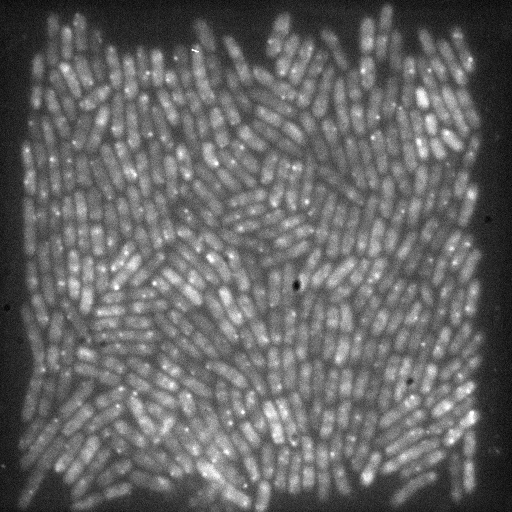
%> input picture test.tiff, 512 x 512 px
$ octave --eval "result = SMT_waveletFilt(imread('test.tiff'));"   (GNU Octave 9; MATLAB toolbox functions it lacks are replaced by stand-ins)
%> lines starting %> are read from the running program, lines starting %| are printed output that depends on the picture
### SMT_getWaveletNoiseLevels.m
function sigmaNoise = SMT_getWaveletNoiseLevels(I, varargin)
%% sigmaNoise=SMT_getWaveletNoiseLevels(I, varargin)
%
% Estimates the wavelet planes noise levels for the coefficients. It
% is possible to make use of three different methods.
%
% Input:
% I               : The data that should be operated on.
%
% Output:
% An [1, levels] array, with the corresponding significant noise levels.
%
% options:
% 'Levels'        : followed by the number of wavelet planes to use.
%                   Default value is 3.
% 'Display'       : if given, the wavelets are displayed in individual plots.
% 'simNoise'      : if given, the significance level is determined from
%                   simulated gaussian noise (Starck et al 1995).
% 'noiseROI'      : Uses a subimage for the noise estiamation,
%                   followed by a [y1, y2, x1, x2] array for the ROI.
% 'autoDetectColony'    : as noiseROI but automatically identifies a dense
%                   bacterial colony to use for noise estimation.
%
%

%% copyright notice
%%%%%%%%%%%%%%%%%%%%%%%%%%%%%%%%%%%%%%%%%%%%%%%%%%%%%%%%%%%%%%%%%%%%%%%%%%%
% SMT_getWaveletNoiseLevels.m, Estimates the noise levels in wavelets
% =========================================================================
%
% Copyright (C) 2012 Fredrik Persson
%
% E-mail: freddie.persson@gmail.com
%%%%%%%%%%%%%%%%%%%%%%%%%%%%%%%%%%%%%%%%%%%%%%%%%%%%%%%%%%%%%%%%%%%%%%%%%%%
% This program is free software: you can redistribute it and/or modify it
% under the terms of the GNU General Public License as published by the
% Free Software Foundation, either version 3 of the License, or any later
% version.
% This program is distributed in the hope that it will be useful, but
% WITHOUT ANY WARRANTY; without even the implied warranty of
% MERCHANTABILITY or FITNESS FOR A PARTICULAR PURPOSE. See the GNU General
% Public License for more details.
%
% You should have received a copy of the GNU General Public License along
% with this program. If not, see <http://www.gnu.org/licenses/>.

%% parse input
extraArgs_AT = {''};
levels = 3;
do_simNoise = false;
do_noiseROI = false;
do_autoDetectColony = false;

if(nargin>1)        % parse options
    kmax = nargin;   % stopping criterion
    if iscell(varargin{1})
        varargin = varargin{1};     % fulhack
%> varargin = {''}
        kmax = length(varargin)+1;
%> kmax = 2
    end
    % argument counter
    k = 1;
    while(k<kmax)
        option=varargin{k};
        if(strcmpi(option,'Display'))
            extraArgs_AT{end+1} = option;
            k=k+1;
        elseif(strcmpi(option,''))     % fulhack

            k=k+1;
        elseif(strcmpi(option,'simNoise'))
            do_simNoise = true;
            k=k+1;
        elseif(strcmpi(option,'autoDetectColony'))
            do_autoDetectColony = true;
            k=k+1;
        elseif(strcmpi(option,'Levels'))
            if(~isempty(varargin{k+1}))
                extraArgs_AT{end+1} = option;
                levels = varargin{k+1};
                extraArgs_AT{end+1} = levels;
                if(~isnumeric(levels) || levels<=2 || levels~=round(levels))
                    error('SMT_getSignWaveletLevels: Levels option must be followed by a positive integer larger than 2.')
                end
            end
            k=k+2;
        elseif(strcmpi(option,'noiseROI'))
            if(~isempty(varargin{k+1}))
                do_noiseROI = true;
                noiseROI = varargin{k+1};
                if(~isnumeric(noiseROI) | length(noiseROI)~=4 | noiseROI~=round(noiseROI))
                    error('SMT_getSignWaveletLevels: noiseROI option must be followed by a positive integer array of length 4.')
                end
            end
            k=k+2;
        else
            error(['SMT_getSignWaveletLevels: option ' option ' not recognized.'])
        end
    end
%> this loop made 1 pass
%> (option, k) on pass 1: ('', 2)
%> after the loop, do_autoDetectColony = false; do_noiseROI = false; do_simNoise = false; extraArgs_AT = {''}; levels = 3
end

%% start of actual code

% Get the wavelet planes
if do_noiseROI
    WP = SMT_ATrous(I(noiseROI(1):noiseROI(2), noiseROI(3):noiseROI(4)), extraArgs_AT);
else
    WP = SMT_ATrous(I, extraArgs_AT);
end

if do_autoDetectColony
    mask = getColony(I);
    ind = find(mask);
end

% Calculate the noise behaviour at each resolution level (can also be
% approximated with std2(WP(:, :, 1)) or std2(WP(:, :, n))/0.67). [Starck et al, "Multiresolution support
% applied to image filtering and restoration", (1995); Olivo-Marin (2002)]

if do_simNoise   %(Starck et al 1995)
    sigmaNoise = ones(1, levels);
    noise = randn(512);
    noiseWP = SMT_ATrous(noise, extraArgs_AT);
    sigmaI = std2(I);
    for ind = 1:levels
        sigmaNoise(ind) = std2(noiseWP(:, :, ind))*sigmaI;
    end
end

    %% alternative where MAD/0.67 is used (Olivo-Marin 2002, Sadler, Swami, IEEE inf theory 1999)
    sigmaNoise = ones(1, levels);
    for i = 1:levels
        waveletplane = WP(:, :, i);
        if do_autoDetectColony
            sigmaNoise(i) = median(abs(waveletplane(ind) - median(waveletplane(ind))))/0.67;
        else
            sigmaNoise(i) = median(abs(waveletplane(:) - median(waveletplane(:))))/0.67;
        end
    end

end

### SMT_ATrous.m
function WP=SMT_ATrous(I, varargin)
%% WP=SMT_ATrous(I, varargin)
%
% Applies the A Trous wavelet transform and gives the 'levels' first wavelets
% from the image I. This wavelet acts by applying a smoothing filter (often gaussian)
% on the image and the 1st wavelet plane is the difference the original image
% and the first smoothed image. Then the smoothed image is filtered by an even
% coarser smoothing filter etc.
% For more reading consult:
% J.-L. Starck, F. Murtagh, A. Bijaoui, "Multiresolution Support Applied to
% Image Filtering and Restoration", Graph. Models Image Process, 57:5 (1995)
% J.-C. Olivo-M-Marin, "Extraction of spots in biological images using
% multiscale products", Pattern Recognition, 35 (2002).
%
% Input:
% I               : The image that should be operated on.
%
% Output:
% An [m,n,levels+1], where [m, n]=size(I). The levels+1 image plane
% is the last smoothed image.
%
% options:
% 'Levels'        : followed by the number of wavelet planes to calculate.
%                   Default value is 3.
% 'Display'       : if given, the wavelets are displayed in individual plots.
%

%% copyright notice
%%%%%%%%%%%%%%%%%%%%%%%%%%%%%%%%%%%%%%%%%%%%%%%%%%%%%%%%%%%%%%%%%%%%%%%%%%%
% SMT_ATrous.m, Performs the A Trous wavelet transform
% =========================================================================
%
% Copyright (C) 2012 Fredrik Persson
%
% E-mail: freddie.persson@gmail.com
%%%%%%%%%%%%%%%%%%%%%%%%%%%%%%%%%%%%%%%%%%%%%%%%%%%%%%%%%%%%%%%%%%%%%%%%%%%
% This program is free software: you can redistribute it and/or modify it
% under the terms of the GNU General Public License as published by the
% Free Software Foundation, either version 3 of the License, or any later
% version.
% This program is distributed in the hope that it will be useful, but
% WITHOUT ANY WARRANTY; without even the implied warranty of
% MERCHANTABILITY or FITNESS FOR A PARTICULAR PURPOSE. See the GNU General
% Public License for more details.
%
% You should have received a copy of the GNU General Public License along
% with this program. If not, see <http://www.gnu.org/licenses/>.


%% read options
levels = 3;
do_display = false;

if(nargin>1)        % parse options
    kmax = nargin;   % stopping criterion
    if iscell(varargin{1})
        varargin = varargin{1};     % fulhack
%> varargin = {''}
        kmax = length(varargin)+1;
%> kmax = 2
    end
    % argument counter
    k = 1;
    while(k<kmax)
        option=varargin{k};
        if(strcmpi(option,'Display'))
            do_display = true;
            k=k+1;
        elseif(strcmpi(option,''))     % fulhack

            k=k+1;
        elseif(strcmpi(option,'Levels'))
            if(~isempty(varargin{k+1}))
                levels=varargin{k+1};
                if(~isnumeric(levels) || levels<=2 || levels~=round(levels))
                    error('SMT_ATrous: Levels option must be followed by a positive integer larger than 2.')
                end
            end
            k=k+2;
        else
            error(['SMT_ATrous: option ' option ' not recognized.'])
        end
    end
%> after the loop, do_display = false; levels = 3
end

%% define variables

[m, n] = size(I);


originalImg = I;
lastImg = I;
img = I;
WP = zeros(m, n, levels + 1);
%> WP: size 512x512x4 double; every value is 0
baseKernel = (1/16)*[1 4 6 4 1];
kernel = [];


%% Make the wavelet planes

if do_display
    figure('Name', ['Wavelet planes']);
end

for ind=1:levels
    if ind>1
        kernel = zeros(1,2*length(kernel)-1);
        kernel(1:2^(ind-1):end) = baseKernel;
    else
        kernel = baseKernel;
    end

    % Pad the matrix before to avoid zero-padding
    pad = (length(kernel)-1)/2;
    lastImgPad = padarray(lastImg, [pad, pad], 'replicate');

    img = conv2(kernel, kernel, lastImgPad, 'valid');

    waveletPlane = double(lastImg)-double(img);

    if do_display
        subplot(1, levels, ind);
        imagesc(waveletPlane);
    end

    WP(:, :, ind) = waveletPlane;
    lastImg = img;
end
%> this loop made 3 passes
%> pad on pass 1: 2
%> pass 1, in SMT_ATrous, `lastImgPad = padarray(lastImg, [pad, pad], 'replicate');`:
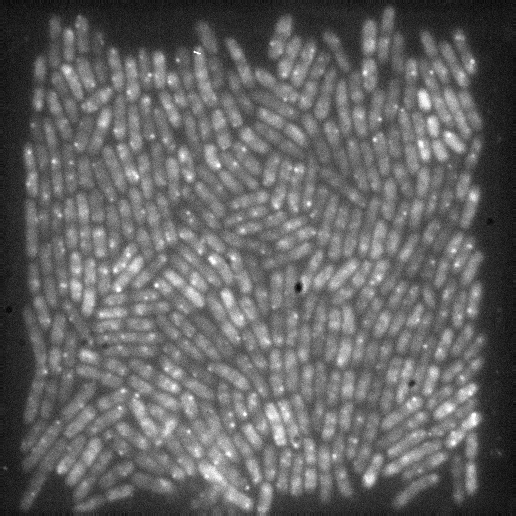
%> lastImgPad: size 516x516 double; min 2785, max 15973, mean 7987.6; drawn with min black and max white
%> pass 1, in SMT_ATrous, `waveletPlane = double(lastImg)-double(img);`:
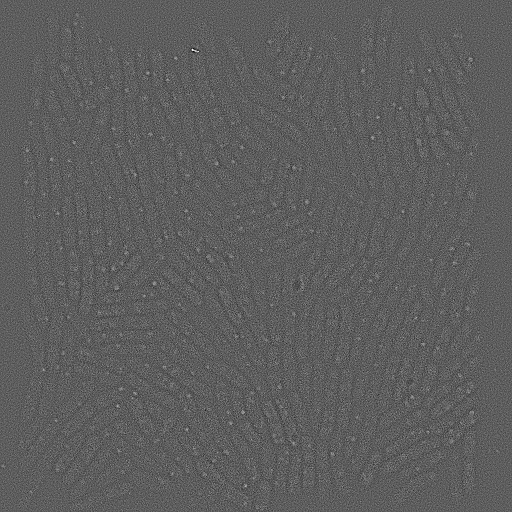
%> waveletPlane: size 512x512 double; min -2798.3, max 4772.2, mean 0; drawn with min black and max white
%> pass 2, in SMT_ATrous, `lastImgPad = padarray(lastImg, [pad, pad], 'replicate');`:
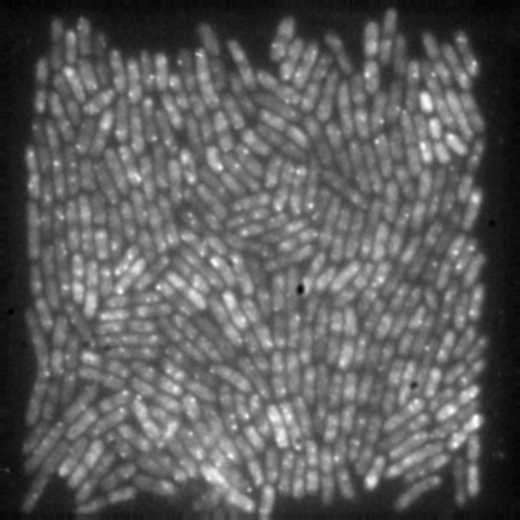
%> lastImgPad: size 520x520 double; min 3479.4, max 15657, mean 7933.1; drawn with min black and max white
%> after the loop:
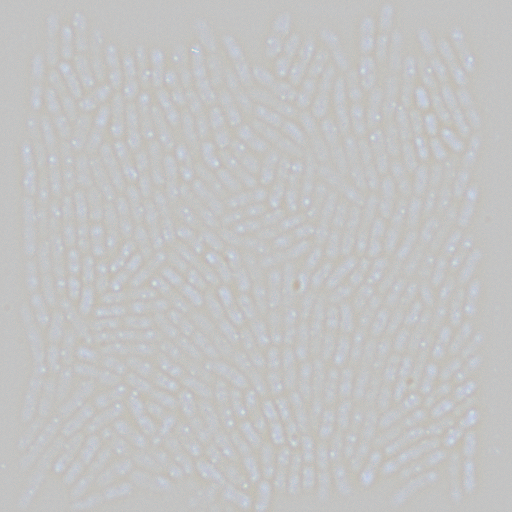
%> WP: size 512x512x4 double; mean R, G, B, A 0, 0.2, 1, 0; transparent parts drawn white
%> after the loop, kernel = 17 values, max 0.375 at index 9, min 0 at index 2, mean 0.0588
WP(:, :, end) = img;
%> (the rest of the program and of its run is left out)
